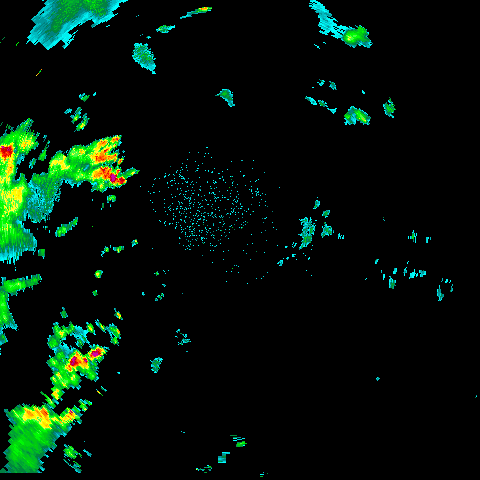
#> input picture dataOneDay/dpsri_240km_2024100600100000dBR.dpsri.png, 480 x 480 px; its folder holds only this picture in this run
$ jupyter execute --allow-errors 'storm prediction 120.ipynb'
#> lines starting #> are read from the running program, lines starting #| are printed output that depends on the picture; after the words box and inside, x2 and y2 are one past the last pixel; in counts of white or black regions, pixels touching at a corner belong together
# **Why Choose 480 Resolution**

When evaluating image prediction performance, different image resolutions exhibit varied effectiveness depending on the metrics in focus. Here’s an analysis based on three key evaluation metrics:

1. **Mean Squared Error (MSE)**
   - **Explanation**: MSE measures the average of the squared differences between predicted and actual values. A lower value indicates a closer match to the true values.
   - **Results**:
     - 120×120 resolution: MSE = 0.0209
     - 240×240 resolution: MSE = 0.0269
     - 480×480 resolution: MSE = 0.0365
   - **Analysis**: The 120×120 resolution yielded the lowest MSE, suggesting that this resolution had the smallest prediction error compared to the actual values.

2. **Mean Absolute Error (MAE)**
   - **Explanation**: MAE evaluates the average of the absolute differences between predicted and actual values. Lower values are better.
   - **Results**:
     - 120×120 resolution: MAE = 0.0741
     - 240×240 resolution: MAE = 0.0922
     - 480×480 resolution: MAE = 0.1211
   - **Analysis**: The MAE is also lowest at 120×120, indicating the smallest deviation between predictions and actual values at this resolution.

3. **Structural Similarity Index (SSIM)**
   - **Explanation**: SSIM assesses the similarity in structure, brightness, and contrast between the predicted and actual images. Values closer to 1 indicate higher structural similarity.
   - **Results**:
     - 120×120 resolution: SSIM = 0.3247
     - 240×240 resolution: SSIM = 0.1206
     - 480×480 resolution: SSIM = 0.0253
   - **Analysis**: The 120×120 resolution achieved the highest SSIM, meaning it best preserved structural similarity to the actual images compared to higher resolutions.

### Conclusion and Recommended Standard
- **Recommended Standard**: Based on MSE, MAE, and SSIM, the 120×120 resolution showed the best performance across all metrics. Therefore, MSE and SSIM can be chosen as combined standards to measure both accuracy and structural similarity of predictions.
- **Reason for Choosing 120×120 Resolution**:
  - This resolution achieved the lowest MSE and MAE, indicating smaller numerical errors.
  - The SSIM value was the highest, suggesting better structural fidelity in the predicted image, making it a good choice when retaining spatial features without excessive detail loss.

---

# Why I Ultimately Chose 480

In comparing these resolutions:

- **120x120 Resolution**: Predicted results were blurred, especially for finer structural details. This is expected, as lower resolution limits the model's ability to capture intricate features.
- **240x240 Resolution**: Compared to 120x120, this resolution provided clearer images with improved structure, though some blurriness remained. The shape and area distribution were more accurate.
- **480x480 Resolution**: At the highest resolution (480x480), the predictions exhibited the best detail representation, with sharper boundaries, resulting in visuals that closely resembled the actual image. However, the higher sensitivity at this resolution could also introduce noise or artifacts.

### Which Resolution to Choose and Why
If the primary goal is to achieve higher structural similarity (SSIM) and visual clarity, the 480x480 resolution is preferable. Although it has slightly higher MSE and MAE, it excels in visual fidelity and detail preservation, making it more reliable in scenarios where high detail retention is essential.

[cell 1]
import os
import cv2
import numpy as np
from skimage import morphology
import matplotlib.pyplot as plt

#  Input folder path
input_folder = './dataOneDay'

#  Initialize lists to store original and processed images
original_images = []
processed_images = []

#  Set minimum rain area threshold
min_rain_area = 10  # Adjust as needed

#  Iterate through each image in the folder
for filename in sorted(os.listdir(input_folder)):
    #  Check if the file is an image
    if filename.endswith('.png'):
        input_path = os.path.join(input_folder, filename)

        #  Step 1: Read the image
        img = cv2.imread(input_path)
#> img is the input picture: shape (480, 480, 3); mean B, G, R 9.6, 20.2, 3.5
        if img is None:
            print(f"Error: Image {filename} failed to load, skipping this file.")
            continue

        #  Step 2: Convert to grayscale
        gray_img = cv2.cvtColor(img, cv2.COLOR_BGR2GRAY)
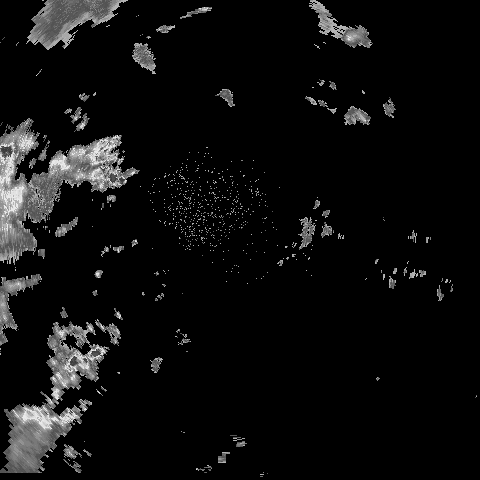
#> gray_img: shape (480, 480); min 0, max 233, mean 14

        #  Step 3: Save the unprocessed grayscale image to original_images
        original_images.append(gray_img)

        #  Step 4: Apply binary thresholding
        _, binary_img = cv2.threshold(gray_img, 30, 255, cv2.THRESH_BINARY)
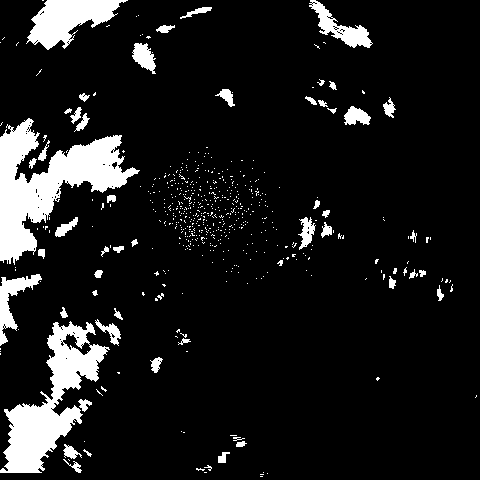
#> binary_img: shape (480, 480); 10.5% white; 558 white regions (505 under 20 px), largest, box (x1, y1, x2, y2) and area: (0, 118, 140, 265) 8009, (0, 321, 110, 473) 6176, (26, 0, 128, 50) 2664

        #  Step 5: Remove small areas
        binary_img = morphology.remove_small_objects(binary_img.astype(bool), min_rain_area)
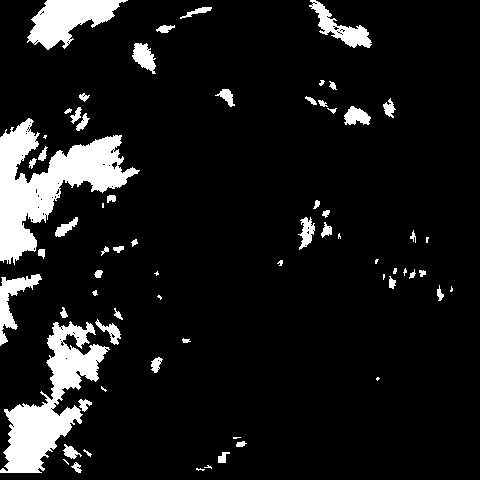
#> binary_img: shape (480, 480) bool; 10% white; 68 white regions (17 under 20 px), largest, box (x1, y1, x2, y2) and area: (0, 118, 140, 265) 7981, (0, 321, 110, 473) 6166, (27, 0, 128, 50) 2649
        binary_img = (binary_img * 255).astype(np.uint8)

        #  Step 6: Apply mask
        processed_img = cv2.bitwise_and(gray_img, gray_img, mask=binary_img)

        #  Step 7: Normalize
        normalized_img = (processed_img / 255.0)  # Normalize to 0-1 range

        #  Add processed image to processed_images
        processed_images.append(normalized_img)

print("Image processing complete. `original_images` and `processed_images` data are ready.")

[cell 2]
import os
import cv2
import numpy as np
import tensorflow as tf
from tensorflow.keras.models import Sequential
from tensorflow.keras.layers import Conv2D, ConvLSTM2D, TimeDistributed, Dropout, Reshape
from tensorflow.keras.optimizers import Adam
from sklearn.metrics import mean_squared_error, mean_absolute_error
from skimage.metrics import structural_similarity as ssim
import matplotlib.pyplot as plt

#  Assume processed_images is ready, each image size is (120, 120)
processed_images = [cv2.resize(img, (120, 120), interpolation=cv2.INTER_AREA) for img in processed_images]
#> processed_images = 1 item
processed_images = np.array(processed_images)[..., np.newaxis]  # Convert to NumPy array and add single channel

time_steps = 12  # Input time steps
pred_steps = 12  # Prediction time steps

#  Optimized sliding window to generate input-output pairs
num_samples = len(processed_images) - time_steps - pred_steps + 1
#> num_samples = -22
X = np.array([processed_images[i:i + time_steps] for i in range(num_samples)])
#> X = empty array
y = np.array([processed_images[i + time_steps:i + time_steps + pred_steps] for i in range(num_samples)])
#> y = empty array

print("X shape:", X.shape)  # (num_samples, time_steps, 120, 120, 1)
#| X shape: (0,)
print("y shape:", y.shape)  # (num_samples, pred_steps, 120, 120, 1)
#| y shape: (0,)

#  Split dataset
train_ratio = 0.8
split_index = int(train_ratio * len(X))
#> split_index = 0
X_train, X_val = X[:split_index], X[split_index:]
#> X_train = empty array; X_val = empty array
y_train, y_val = y[:split_index], y[split_index:]
#> y_train = empty array; y_val = empty array

print("Training data shape:", X_train.shape, y_train.shape)
#| Training data shape: (0,) (0,)
print("Validation data shape:", X_val.shape, y_val.shape)
#| Validation data shape: (0,) (0,)

$ run again, on dataOneDay/dpsri_240km_2024100601000000dBR.dpsri.png
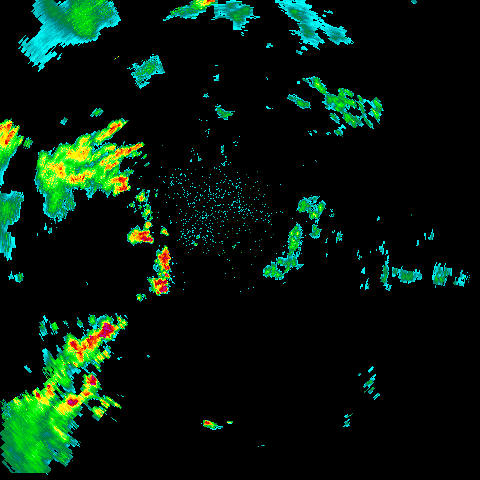
#> input picture dataOneDay/dpsri_240km_2024100601000000dBR.dpsri.png, 480 x 480 px
#> img is the input picture: shape (480, 480, 3); mean B, G, R 13.3, 26.4, 5.2
#> `_, binary_img = cv2.threshold(gray_img, 30, 255, cv2.THRESH_BINARY)`:
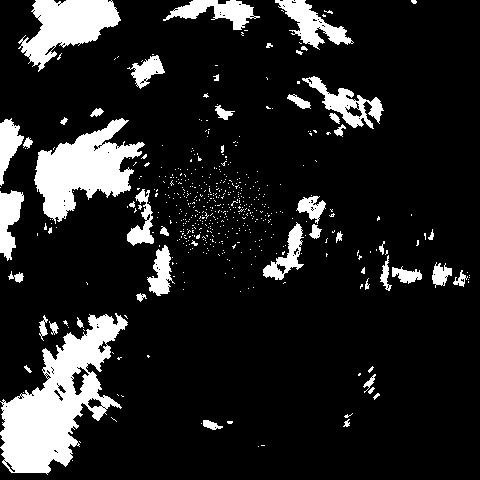
#> binary_img: shape (480, 480); 13.8% white; 547 white regions (499 under 20 px), largest, box (x1, y1, x2, y2) and area: (0, 313, 128, 475) 9271, (34, 118, 145, 224) 5703, (18, 0, 121, 72) 3809
#> `binary_img = morphology.remove_small_objects(binary_img.astype(bool), ..`:
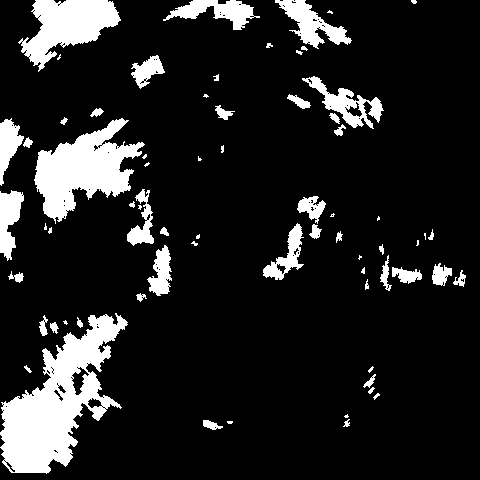
#> binary_img: shape (480, 480) bool; 13.4% white; 69 white regions (22 under 20 px), largest, box (x1, y1, x2, y2) and area: (0, 313, 128, 474) 9235, (34, 118, 145, 224) 5700, (18, 0, 121, 72) 3789
#> processed_images = 1 item
#> num_samples = -22
#> X = empty array
#| X shape: (0,)
#| y shape: (0,)
#> split_index = 0
#> X_train = empty array
#| Training data shape: (0,) (0,)
#| Validation data shape: (0,) (0,)

$ run again, on dataOneDay/dpsri_240km_2024100602300000dBR.dpsri.png
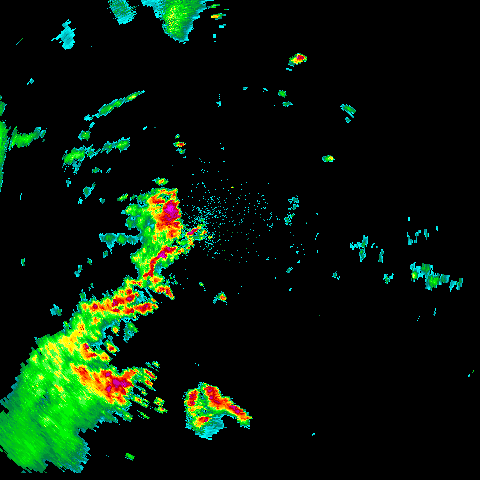
#> input picture dataOneDay/dpsri_240km_2024100602300000dBR.dpsri.png, 480 x 480 px
#> img is the input picture: shape (480, 480, 3); mean B, G, R 9.4, 26.3, 8
#> `_, binary_img = cv2.threshold(gray_img, 30, 255, cv2.THRESH_BINARY)`:
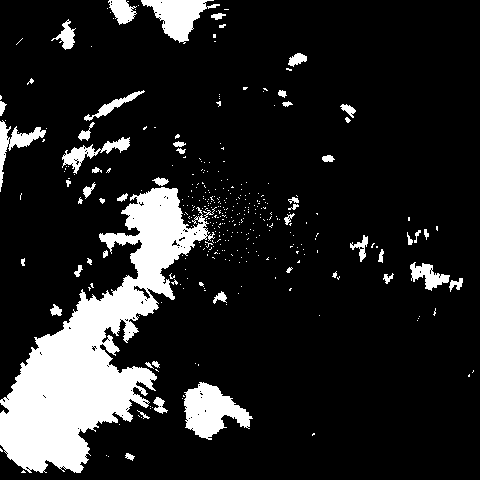
#> binary_img: shape (480, 480); 14% white; 360 white regions (308 under 20 px), largest, box (x1, y1, x2, y2) and area: (0, 187, 217, 473) 22106, (184, 382, 253, 440) 2232, (141, 0, 220, 44) 1603
#> `binary_img = morphology.remove_small_objects(binary_img.astype(bool), ..`:
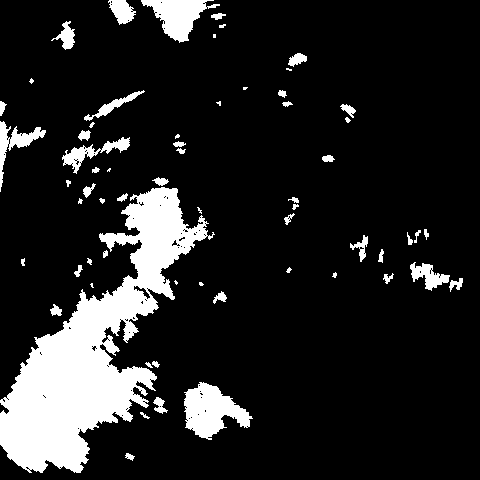
#> binary_img: shape (480, 480) bool; 13.6% white; 63 white regions (14 under 20 px), largest, box (x1, y1, x2, y2) and area: (0, 187, 215, 473) 21983, (184, 382, 253, 440) 2230, (141, 0, 220, 43) 1597
#> processed_images = 1 item
#> num_samples = -22
#> X = empty array
#| X shape: (0,)
#| y shape: (0,)
#> split_index = 0
#> X_train = empty array
#| Training data shape: (0,) (0,)
#| Validation data shape: (0,) (0,)
